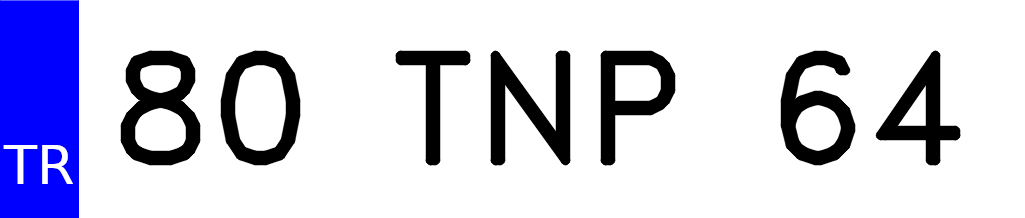
#> input picture 80-TNP-64.png, 1025 x 218 px, given as the content of the folder dataset/clean, which was not available
$ python corruption.py
#> lines starting #> are read from the running program, lines starting #| are printed output that depends on the picture; after the words box and inside, x2 and y2 are one past the last pixel; in counts of white or black regions, pixels touching at a corner belong together; pictures that were not available may be replaced by others from this repository, and a replacement may not be noted
import cv2
import numpy as np
import os
import random

# ============ Configuration Area ============
TEST_MODE = False  # [switch] True: test single image; False: process all images
TEST_IMAGE = '80-TNP-64.png'
# ===============================

def process_corrupt():
    input_dir = os.path.join('dataset', 'clean')
    base_out = os.path.join('dataset', 'degraded')
    for lvl in [1, 2, 3]: os.makedirs(os.path.join(base_out, f"corrupt_{lvl}"), exist_ok=True)

    files = [f for f in os.listdir(input_dir) if f.lower().endswith(('.png', '.jpg'))]
    if TEST_MODE: files = [TEST_IMAGE] if TEST_IMAGE in files else files[:1]

    total = len(files)
    for i, f in enumerate(files, 1):
        img = cv2.imread(os.path.join(input_dir, f))
#> img is the input picture: shape (218, 1025, 3); mean B, G, R 224.8, 206.2, 206.2
        if img is None: continue
        r, c, _ = img.shape
#> r = 218; c = 1025

        c1, c2, c3 = img.copy(), img.copy(), img.copy()
        # Level 1: edge corruption (simulate partial occlusion)
        cv2.rectangle(c1, (int(c*0.8), int(r*0.7)), (c, r), (0,0,0), -1)
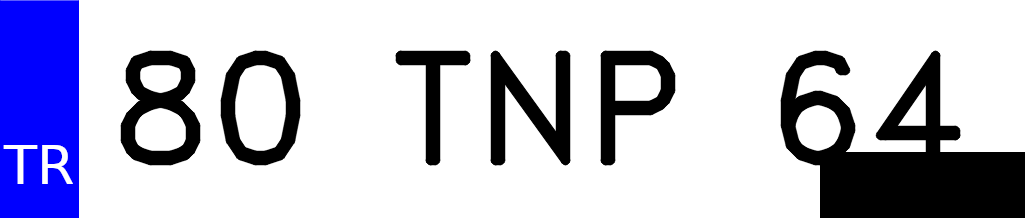
#> c1: shape (218, 1025, 3); 5.89% of pixels changed, all inside (x1, y1, x2, y2) = (820, 152, 1025, 218)
        # Level 2: letter occlusion (black blocks at key positions)
        cv2.rectangle(c2, (int(c*0.4), int(r*0.3)), (int(c*0.5), int(r*0.6)), (0,0,0), -1)
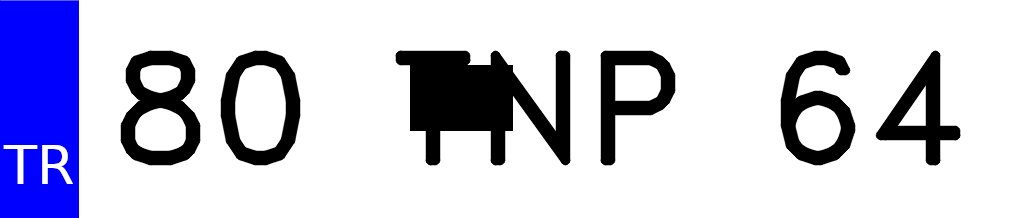
#> c2: shape (218, 1025, 3); 2.14% of pixels changed, all inside (x1, y1, x2, y2) = (410, 65, 513, 131)
        # Level 3: random scratches + dirt spots (simulate scratched license plate)
        for _ in range(12):
            p1 = (random.randint(0, c), random.randint(0, r))
            p2 = (random.randint(0, c), random.randint(0, r))
            cv2.line(c3, p1, p2, (0,0,0), random.randint(2, 5))
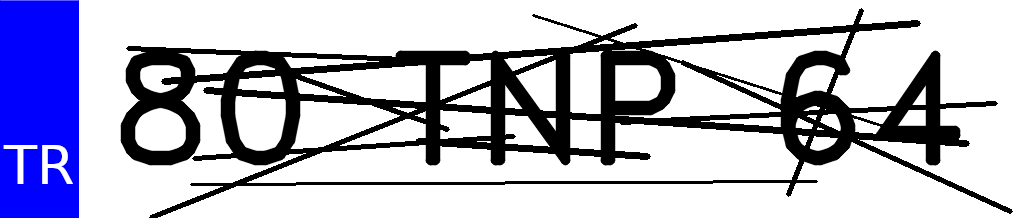
#> c3: shape (218, 1025, 3); 9.34% of pixels changed, all inside (x1, y1, x2, y2) = (126, 8, 1013, 218)
        for _ in range(20):
            cv2.circle(c3, (random.randint(0, c), random.randint(0, r)), random.randint(2, 8), (0,0,0), -1)
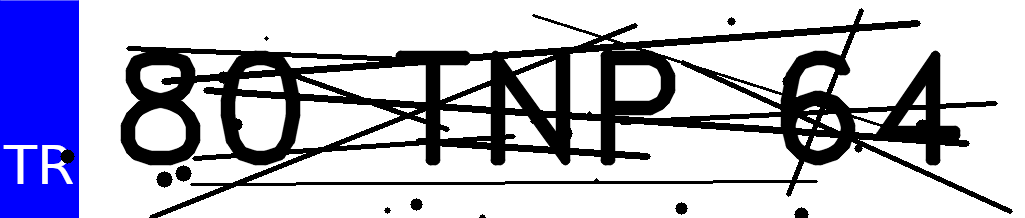
#> c3: shape (218, 1025, 3); 0.56% of pixels changed, all inside (x1, y1, x2, y2) = (60, 17, 926, 218)

        cv2.imwrite(os.path.join(base_out, "corrupt_1", f), c1)
        cv2.imwrite(os.path.join(base_out, "corrupt_2", f), c2)
        cv2.imwrite(os.path.join(base_out, "corrupt_3", f), c3)

        if i % 10 == 0 or i == total:
            print(f" ✅ Progress: {i}/{total}")

if __name__ == "__main__":
    process_corrupt()
